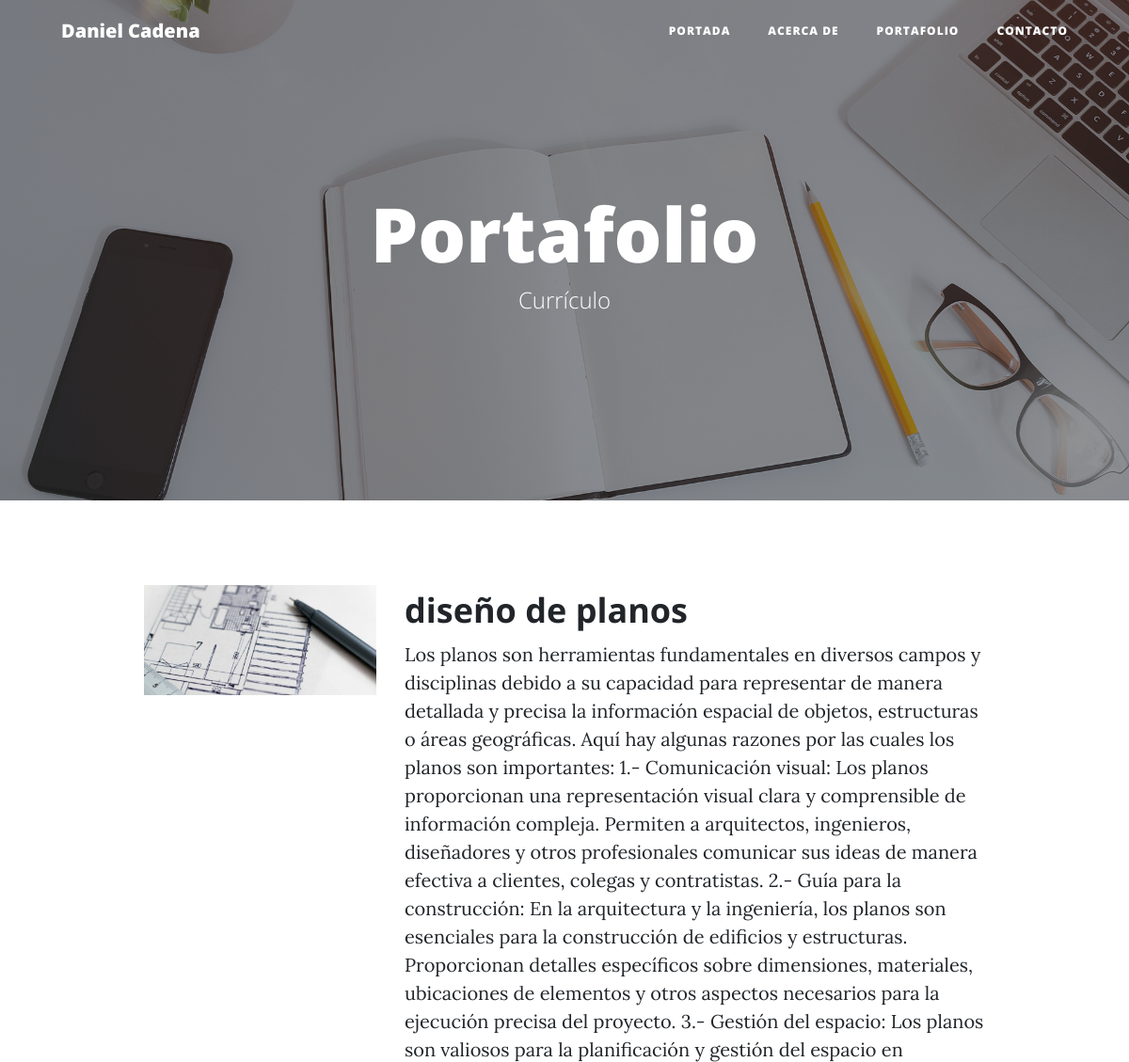
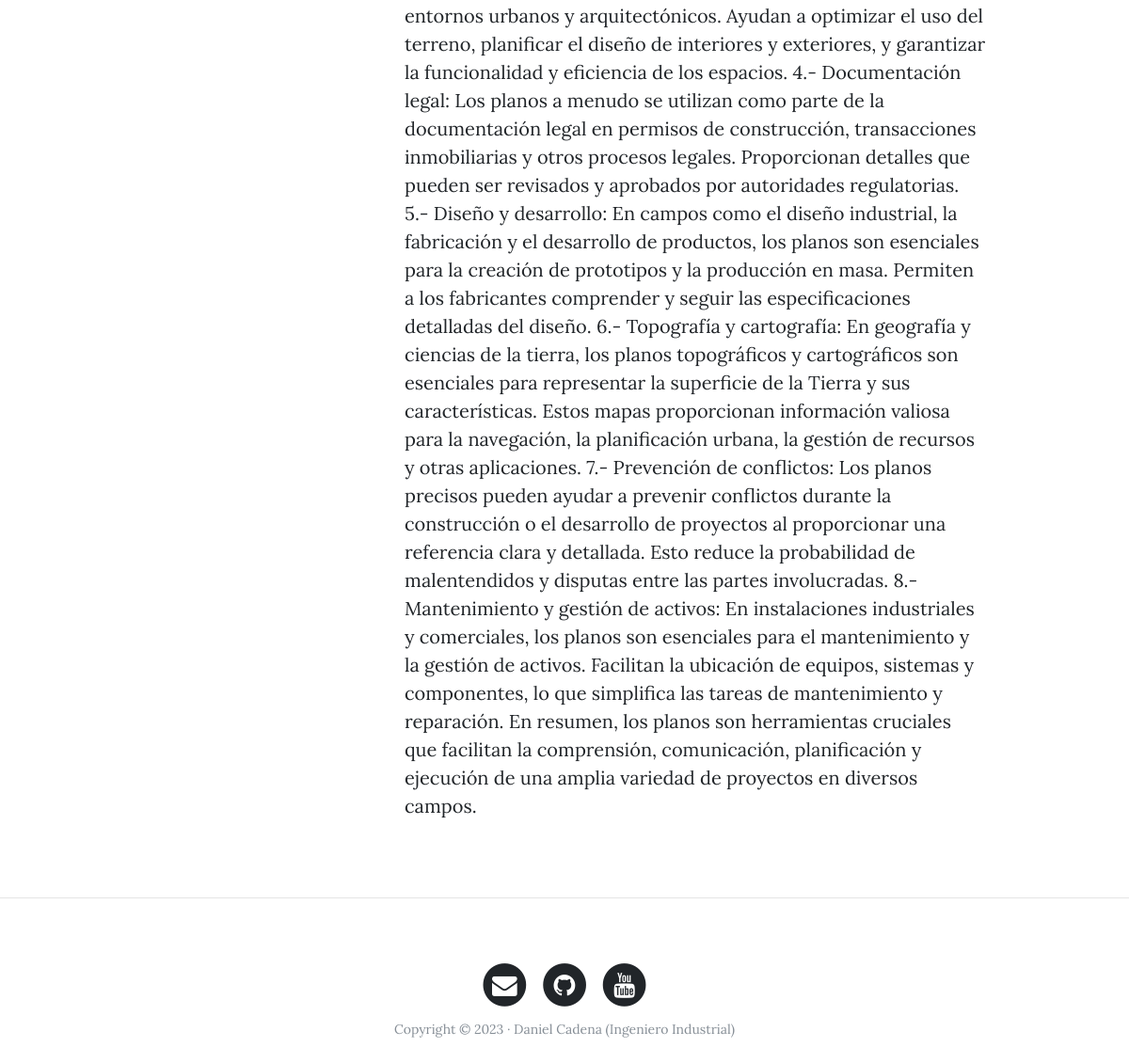
/portfolio/, run on an earlier commit of the app's database (2 pictures, top to bottom).
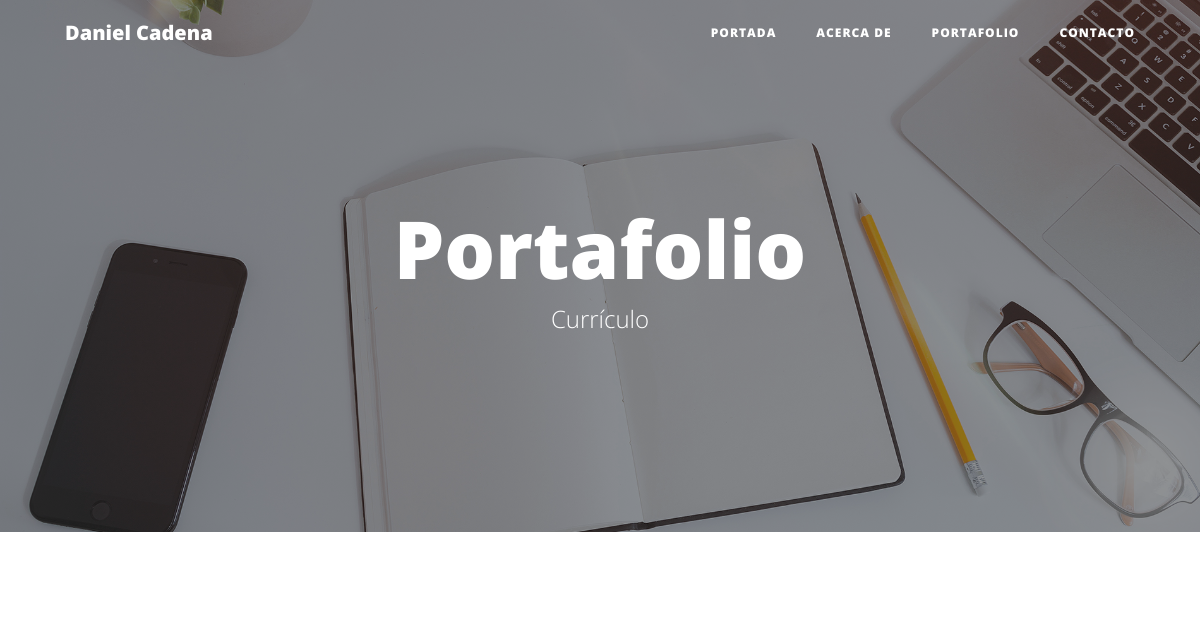
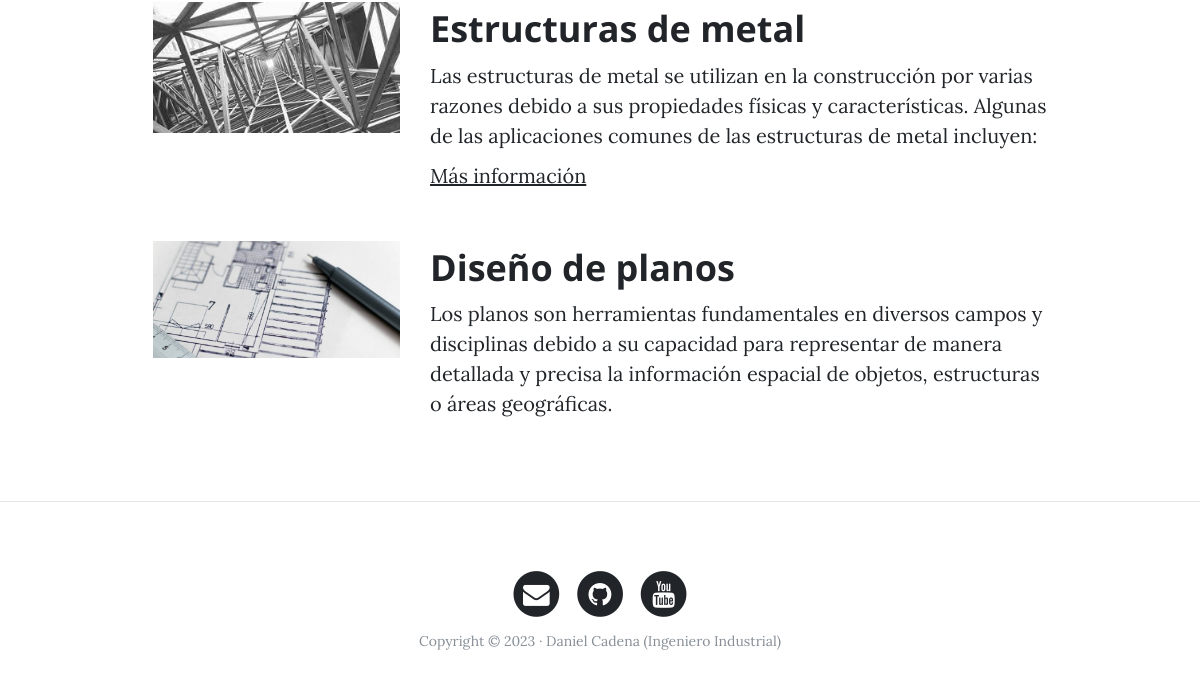
And on a later commit of the database (2 pictures, top to bottom).
### portfolio/models.py (models this page shows, shortened)
class Project(models.Model):
    title = models.CharField(max_length=200, verbose_name='Titulo')
    description = models.TextField(verbose_name='Descripción')
    image = models.ImageField(verbose_name='Imagen', upload_to='projects')
    created = models.DateTimeField(
        auto_now_add=True, verbose_name='Fecha de creación')
    updated = models.DateTimeField(
        auto_now=True, verbose_name='Fecha de edición')
    link = models.URLField(verbose_name="Dirección Web", null=True, blank=True)
    class Meta:
        verbose_name = 'proyecto'
        verbose_name_plural = 'proyectos'
        ordering = ['-created']

### portfolio/views.py (the view)
# urls.py: path("portfolio/", portfolio_views.portfolio, name="portfolio"),
def portfolio(request):
    projects = Project.objects.all()
    return render(request, "portfolio/portfolio.html", {'projects': projects})

### portfolio/templates/portfolio/portfolio.html (shortened to what this page needs)
{% extends 'core/base.html'%}
{% block background %}{% load static %}{% static 'core/img/portfolio-bg.jpg' %}{% endblock%}
{% block headers %}
<h1>Portafolio</h1>
<span class="subheading">Currículo</span>
{% endblock %}
{% block content%}
    {% for project in projects %}
        <div class="container">
            <div class="row project">
                <div class="col-lg-3 col-md-4 offset-lg-1">
                    <img class="img-fluid" src="{{project.image.url}}" alt="">
                </div>
            <div class="col-lg-7 col-md-8">
                    <h2 class="section-heading title">{{project.title}}</h2>
                <p>{{project.description}}</p>
                {% if project.link %}
                    <p><a href="{{project.link}}">Más información</a></p>
                {% endif %}
                </div>
            </div>
        </div>
    {% endfor %}
{% endblock %}

### core/templates/core/base.html (shortened to what this page needs)
<!DOCTYPE html>
<html lang="es">
<head>
    {% load static %}
    <link href="{% static 'core/vendor/bootstrap/css/bootstrap.min.css' %}" rel="stylesheet">
    <link href="{% static 'core/vendor/font-awesome/css/font-awesome.min.css' %}" rel="stylesheet" type="text/css">
    <link href="{% static 'core/css/clean-blog.min.css' %}" rel="stylesheet">
</head>
<body>
    <nav class="navbar navbar-expand-lg navbar-light fixed-top" id="mainNav">
    <div class="container">
        <a class="navbar-brand" href="{% url 'home' %}">Daniel Cadena</a>
        <div class="collapse navbar-collapse" id="navbarResponsive">
        <ul class="navbar-nav ml-auto">
            <li class="nav-item">
            <a class="nav-link" href="{% url 'home' %}">Portada</a>
            </li>
            <li class="nav-item">
            <a class="nav-link" href="{% url 'about' %}">Acerca de</a>
            </li>
            <li class="nav-item">
            <a class="nav-link" href="{% url 'portfolio' %}">Portafolio</a>
            </li>
            <li class="nav-item">
            <a class="nav-link" href="{% url 'contact' %}">Contacto</a>
            </li>
        </ul>
        </div>
    </div>
    </nav>
    <header class="masthead" style="background-image: url('{% block background %}{% endblock %}')">
        <div class="overlay"></div>
        <div class="container">
            <div class="row">
                <div class="col-lg-8 col-md-10 mx-auto">
                    <div class="site-heading">
                        {% block headers %}{% endblock %}
                    </div>
                </div>
            </div>
        </div>
    </header>
    <div class="container">
        {% block content %}{% endblock %}
    </div>
    {% if request.path != "/" %}<hr>{% endif %}
    <footer>
    <div class="container">
        <div class="row">
        <div class="col-lg-8 col-md-10 mx-auto">
            <ul class="list-inline text-center">
            <li class="list-inline-item">
                <a href="#">
                <span class="fa-stack fa-lg">
                    <i class="fa fa-circle fa-stack-2x"></i>
                    <i class="fa fa-envelope fa-stack-1x fa-inverse"></i>
                </span>
                </a>
            </li>
            <li class="list-inline-item">
                <a href="#">
                <span class="fa-stack fa-lg">
                    <i class="fa fa-circle fa-stack-2x"></i>
                    <i class="fa fa-github fa-stack-1x fa-inverse"></i>
                </span>
                </a>
            </li>
            <li class="list-inline-item">
                <a href="#">
                <span class="fa-stack fa-lg">
                    <i class="fa fa-circle fa-stack-2x"></i>
                    <i class="fa fa-youtube fa-stack-1x fa-inverse"></i>
                </span>
                </a>
            </li>
            </ul>
            <p class="copyright text-muted">Copyright &copy; 2023 · Daniel Cadena (Ingeniero Industrial) </p>
        </div>
        </div>
    </div>
    </footer>
</body>
</html>

What changed in the data, as far as the page shows it:
added Project: image (picture), title "Estructuras de metal", description "Las estructuras de metal se utilizan en la construcción por varias razones debido a sus propiedades físicas y características. Algunas de las aplicaciones comunes de las estructuras de metal incluyen:"
changed Project: title "diseño de planos" → "Diseño de planos"; description "…estructuras o áreas geográficas. Aquí hay algunas razones por las cuales los planos son importantes: 1.- Comunicación visual: Los planos proporcionan una representación visual clara y comprensible de información compleja. Permiten a arquitectos, ingenieros, diseñadores y otros profesionales comunicar sus ideas de manera efectiva a clientes, colegas y contratistas. 2.- Guía para la construcción: En la arquitectura y la ingeniería, los planos son esenciales para la construcción de edificios y estructuras. Proporcionan detalles específicos sobre dimensiones, materiales, ubicaciones de elementos y otros aspectos necesarios para la ejecución precisa del proyecto. 3.- Gestión del espacio: Los…" → "…estructuras o áreas geográficas."
